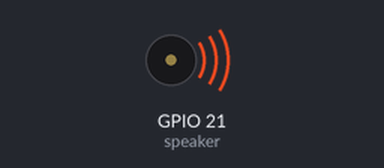
A program run on a simulated ESP32 board running MicroPython. Parts: buzzer (waves = sounding). At 11.1 s the program stops and its outputs stay as they are.

Above: at 0.1 s.
At 11.2 s:
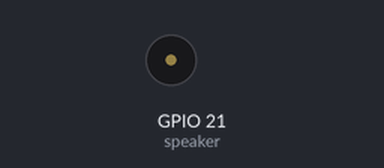
Timing chart, 0 to 12.6 s (numbered marks = the images above):
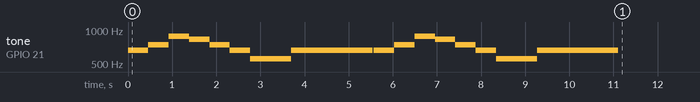

Measured:
- by itself, tone on GPIO 21 (speaker): plays 659 Hz for 0.46 s, 740 Hz for 0.46 s, 880 Hz for 0.46 s, 831 Hz for 0.46 s, 740 Hz for 0.46 s, 659 Hz for 0.46 s … (16 notes in this stretch)

The program:

River_flows_in_you.py
```python
from machine import PWM,Pin
from time import sleep

SPEAKER_PIN = 21
duty_in_per = 0.1
speaker = PWM(Pin(SPEAKER_PIN))
DUTY = int(duty_in_per / 100 * 65535)

notes = [

  [659, 462, 0],
  [740, 462, 0],
  [880, 462, 0],
  [831, 462, 0],
  [740, 462, 0],
  [659, 462, 0],
  [554, 923, 0],
  [659, 1846, 30],
  [659, 462, 0],
  [740, 462, 0],
  [880, 462, 0],
  [831, 462, 0],
  [740, 462, 0],
  [659, 462, 0],
  [554, 923, 0],
  [659, 1846, 30],

        ]
for f, s, p in notes :
    speaker.duty_u16(DUTY)
    speaker.freq(f)
    sleep(s/1000)
    speaker.duty_u16(0)
    sleep(p / 1000)
```
